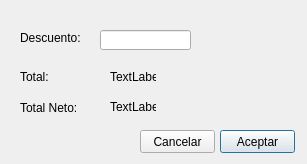
<?xml version="1.0" encoding="UTF-8"?>
<ui version="4.0">
 <class>Descuento</class>
 <widget class="QDialog" name="Descuento">
  <property name="geometry">
   <rect>
    <x>0</x>
    <y>0</y>
    <width>307</width>
    <height>164</height>
   </rect>
  </property>
  <property name="windowTitle">
   <string>Dialog</string>
  </property>
  <widget class="QLabel" name="label">
   <property name="geometry">
    <rect>
     <x>20</x>
     <y>30</y>
     <width>61</width>
     <height>16</height>
    </rect>
   </property>
   <property name="text">
    <string>Descuento:</string>
   </property>
  </widget>
  <widget class="QLabel" name="label_2">
   <property name="geometry">
    <rect>
     <x>20</x>
     <y>70</y>
     <width>46</width>
     <height>13</height>
    </rect>
   </property>
   <property name="text">
    <string>Total:</string>
   </property>
  </widget>
  <widget class="QLabel" name="label_3">
   <property name="geometry">
    <rect>
     <x>20</x>
     <y>100</y>
     <width>61</width>
     <height>16</height>
    </rect>
   </property>
   <property name="text">
    <string>Total Neto:</string>
   </property>
  </widget>
  <widget class="QLabel" name="label_4">
   <property name="geometry">
    <rect>
     <x>110</x>
     <y>70</y>
     <width>46</width>
     <height>13</height>
    </rect>
   </property>
   <property name="text">
    <string>TextLabel</string>
   </property>
  </widget>
  <widget class="QLabel" name="label_5">
   <property name="geometry">
    <rect>
     <x>110</x>
     <y>100</y>
     <width>46</width>
     <height>13</height>
    </rect>
   </property>
   <property name="text">
    <string>TextLabel</string>
   </property>
  </widget>
  <widget class="QPushButton" name="pushButton">
   <property name="geometry">
    <rect>
     <x>220</x>
     <y>130</y>
     <width>75</width>
     <height>23</height>
    </rect>
   </property>
   <property name="text">
    <string>Aceptar</string>
   </property>
  </widget>
  <widget class="QPushButton" name="pushButton_2">
   <property name="geometry">
    <rect>
     <x>140</x>
     <y>130</y>
     <width>75</width>
     <height>23</height>
    </rect>
   </property>
   <property name="text">
    <string>Cancelar</string>
   </property>
  </widget>
  <widget class="QLineEdit" name="lineEdit">
   <property name="geometry">
    <rect>
     <x>100</x>
     <y>30</y>
     <width>91</width>
     <height>20</height>
    </rect>
   </property>
  </widget>
 </widget>
 <resources/>
 <connections/>
</ui>
